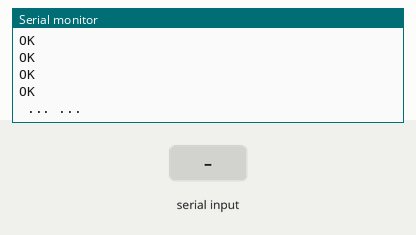
The sketch below on a simulated Arduino Uno, built with avr-gcc and run on an emulated ATmega328P. Parts: the last lines printed to the serial monitor. The test bench sets the inputs (shaded band). The modem accepts every AT command (registered, SIM ready, sends succeed) and sends nothing else.

Above: at 5.5 s.
5.6 s: "+" received over Serial
At 6.6 s:
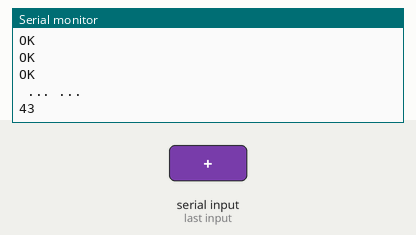
7.1 s: "+" received over the second serial link
At 7.7 s:
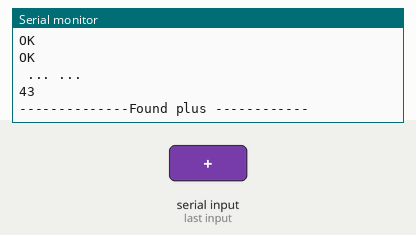
8.6 s: "*" received over Serial
At 9.2 s:
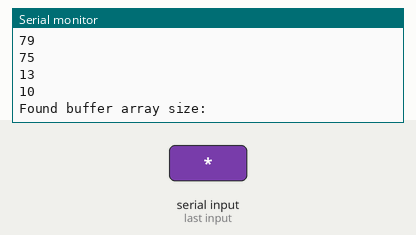
10.2 s: "f" received over the second serial link
At 11.5 s:
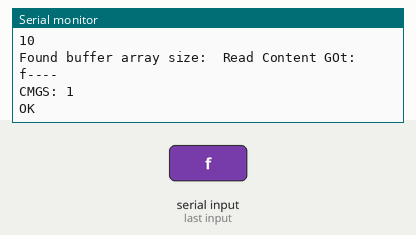
Timing chart, 0 to 12.7 s (numbered marks = the images above; inputs shaded):
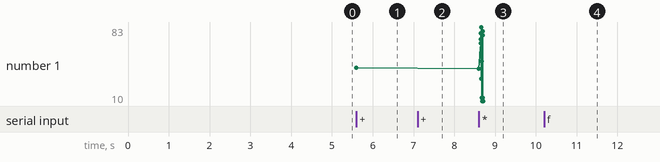

Measured:
- after the input at 5.6 s, the serial monitor: prints a new line at once (image 1)
- after the input at 7.1 s, the serial monitor: prints a new line at once (image 2)
- after the input at 8.6 s, the serial monitor: prints a new line at once (image 3)
- after the input at 10.2 s, the serial monitor: prints a new line at once (image 4)
- plotted number 1: 43 → 10 after the input at 8.6 s

The sketch:

GSM_HTTPrequest_Writer.ino
```cpp
#include<SoftwareSerial.h>
#include<stdio.h>
#include<string.h>

SoftwareSerial GPRS(7,8); //Rx , Tx

unsigned char buffer[127];
unsigned char bufferReader[64];
int count = 0;
int bufferReaderCounter = 0;

void setup() {
  // put your setup code here, to run once:
  GPRS.begin(9600);
  Serial.begin(9600);

   GPRS.write("AT\r\n");
   delay(200);

   GPRS.write("AT+HTTPINIT\r\n");
   delay(200);

   GPRS.write("AT+HTTPPARA=\"CID\",1\r\n");
   delay(500);

   char * writeQuery = "AT+HTTPPARA=\"URL\",\"http://198.211.96.87/Awsaf/GSM_conn.php?Lng=296&Lat=100\"\r\n";
   GPRS.write(writeQuery);
   delay(500);

   GPRS.write("AT+CREG?\r\n");
   delay(500);

   GPRS.write("AT+CGATT=1\r\n"); // Attach to GPRS
   delay(500);

   GPRS.write("AT+SAPBER=3,1,\"APN\",\"gpinternet\"\r\n");  // To query the GPRS context
   delay(200);

   GPRS.write("AT+SAPBR=1,1\r\n"); // Open a GPRS context
   delay(500);

   GPRS.write("AT+HTTPACTION=1\r\n");
   delay(1000);


    while(GPRS.available())
    {
      buffer[count++] = GPRS.read();
      if(count == 127) break;
    }
    //Serial.println(buffer);
    Serial.write(buffer , count);
    clearBufferArray();
    count = 0;
    Serial.write("\r\n ... ... \r\n");
    //  delay(1000);

    /*while(1)
    {
      if(GPRS.available()){
        if(GPRS.read()!='+'){continue;}
        else{
        buffer[count++] = GPRS.read();
        Serial.write("Something");
        break;
        }
        if(count == 64) break;
      }
    }
    Serial.write(buffer , count);
    //clearBufferArray();
    count = 0;

    */
   // Serial.write("\r\n ... ... \r\n");


    //GPRS.write("AT+HTTPREAD=0,7\r\n"); // Open a GPRS context
   // delay(700);


}

void loop() {
  // put your main code here, to run repeatedly:
  count=0;
  bufferReaderCounter = 0;
  while(GPRS.available())
  {
    //buffer[count++] = GPRS.read();
    //Serial.println(buffer[count-1]);
    if(GPRS.read() == '+'){
      Serial.println("--------------Found plus ------------");
      while(GPRS.available()){
        buffer[count++] = GPRS.read();
        Serial.println(buffer[count-1]);
      }
    }
    else{
      continue;
    }
    if(count == 127) break;
  }

  //Serial.println("Wrinting from buffer ..........................");

  char *p;
  p = strtok(buffer, ",");
  p = strtok(NULL, ",");
  p = strtok(NULL, ",");


  if(buffer[0] != NULL){
    //int i;
    //sscanf(p, "%d", &i);
    Serial.print("Found buffer array size:  ");
    //Serial.println(i);

    char * readContent = "AT+HTTPREAD=0,";
    strcat(p, "\r\n");
    strcat(readContent, p);
    GPRS.write(readContent);
    delay(200);


    char flag = 'f';
    while(flag == 'f' && !GPRS.available()){

    }
    flag = 't';
    while(GPRS.available()){
      bufferReader[bufferReaderCounter++] = GPRS.read();
    }

    Serial.println("Read Content GOt: ");
    Serial.write(bufferReader,bufferReaderCounter);
    Serial.println("----");
    //clearBufferReaderArray();
    //bufferReaderCounter = 0;

  }
  Serial.write(buffer , count);
//  Serial.println(i);
  clearBufferArray();
  count = 0;

  if(Serial.available()){
   byte b = Serial.read();
   Serial.println(b);
   if( b == '*')
      GPRS.write(0x1a);
   else
      GPRS.write(b);
   }


}

void clearBufferArray()
{
  for(int i = 0; i< count ; i++)
  {
    buffer[i] = NULL;

  }

}


void clearBufferReaderArray()
{
  for(int i = 0; i< bufferReaderCounter ; i++)
  {
    bufferReader[i] = NULL;

  }

}
```
